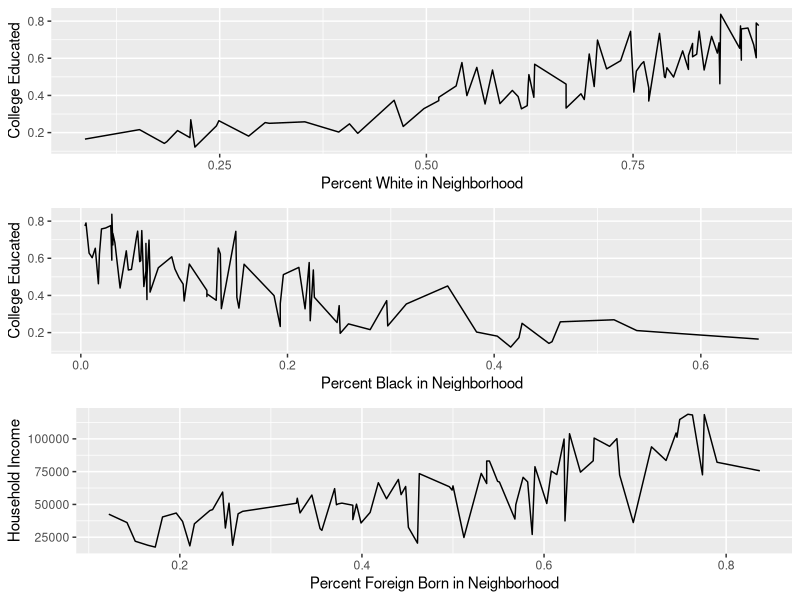
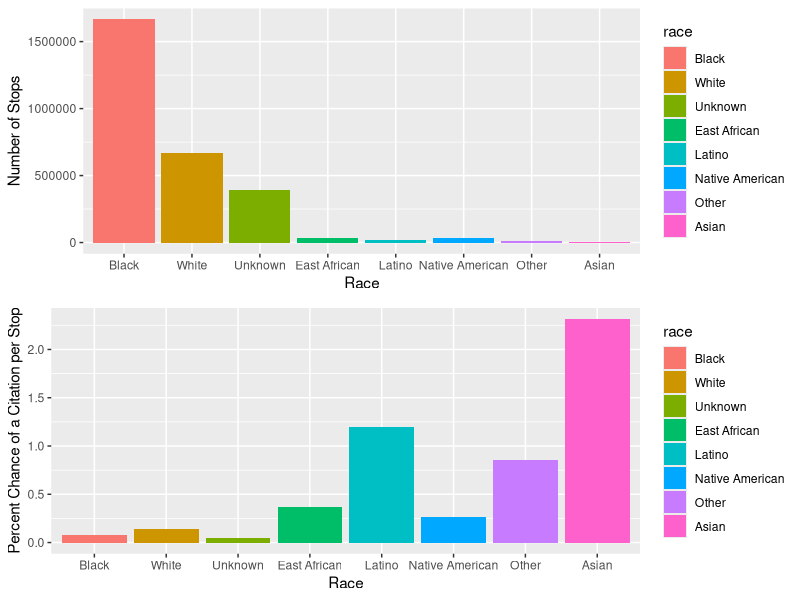
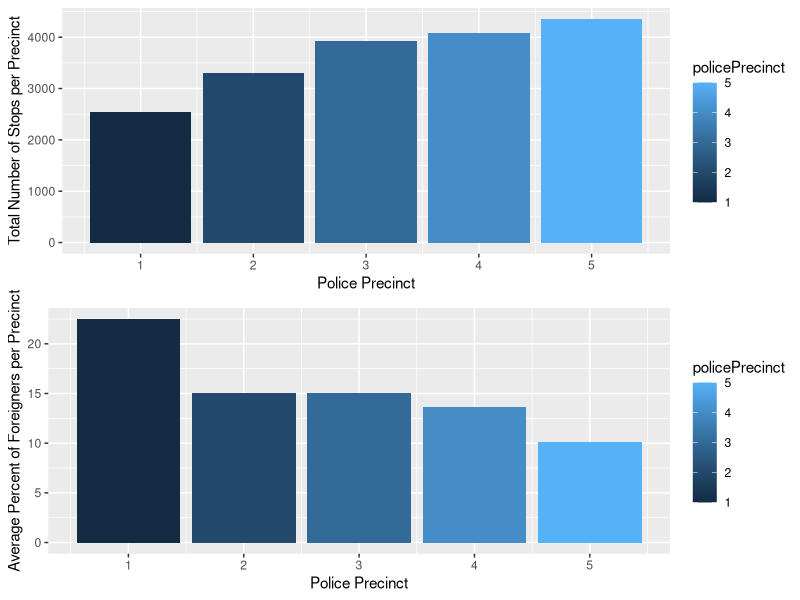
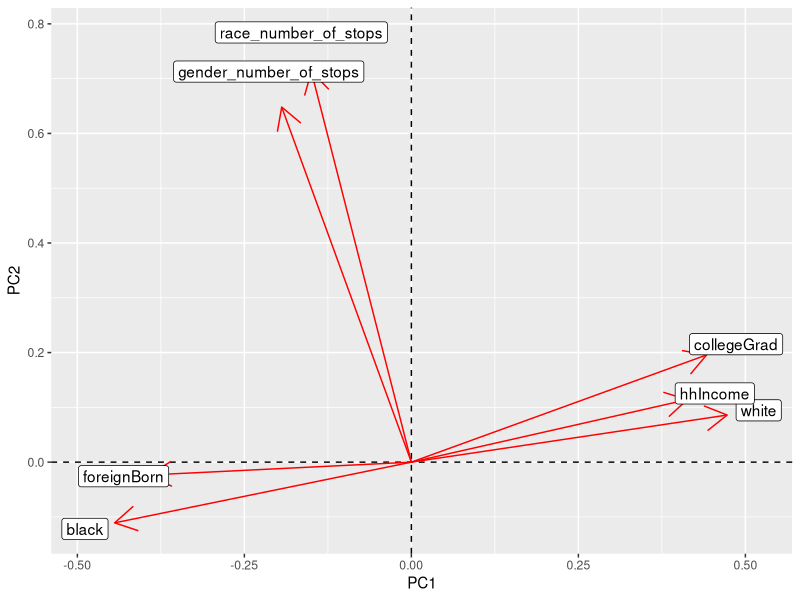

These figures' R source, in order:
## ---- chunk 1
knitr::opts_chunk$set(echo = TRUE)
library(carData)
library(tidyverse)
library(dplyr)
library(ggplot2)
library(gridExtra)

## ---- chunk 2
#Joining dataframes
demo <- as.data.frame(MplsDemo)
stops <- as.data.frame(MplsStops)
stops <- stops %>% pivot_wider(names_from=problem, values_from=preRace)
stops <- stops %>% pivot_longer(cols=c('suspicious', 'traffic'), names_to='problem', values_to='preRace')
fulldata <- right_join(demo, stops) %>% na.omit(col=personSearch)
diff_neighborhoods <- anti_join(demo, stops)

#Adding variables in the joined dataframe
fulldata <- fulldata %>% mutate(white_pop=white*population, black_pop=black*population, foreign_pop=foreignBorn*population, in_poverty=poverty*population, college_educated=collegeGrad*population)
fulldata <- fulldata %>% group_by(neighborhood, race) %>% mutate(race_number_of_stops=n())
fulldata <- fulldata %>% group_by(neighborhood, gender) %>% mutate(gender_number_of_stops=n())
## ---- chunk 3
#Shows number of arrests by race
race_stops <- fulldata %>% group_by(race) %>% summarize(sum_stops=sum(race_number_of_stops)) %>% arrange(sum_stops)
glimpse(race_stops)
## ---- chunk 4
#Shows number of arrests by gender
gender_stops <- fulldata %>% group_by(gender) %>% summarize(sum_stops=sum(gender_number_of_stops))
glimpse(gender_stops)
## ---- chunk 5
#Shows number of arrests by gender
gender_stops <- fulldata %>% group_by(gender) %>% summarize(sum_stops=sum(gender_number_of_stops))
glimpse(gender_stops)
## ---- chunk 6
#Number of stops by neighborhood
fulldata %>% select(race, neighborhood, race_number_of_stops) %>% group_by(neighborhood) %>% summarize(sum_stops=sum(race_number_of_stops)) %>% arrange(desc(sum_stops))
fulldata %>% select(neighborhood, white, black, foreignBorn) %>% subset(select=-gender) %>% unique() %>% arrange(desc(black))
## ---- chunk 7
#Ratio of blacks to whites in each neighborhood
fulldata %>% mutate(bw=black_pop/white_pop) %>% select(neighborhood, bw) %>% subset(select=-gender) %>% unique() %>% arrange(desc(bw))
## ---- chunk 8
#Ratio of non-white neighborhoods
non_white_neigh <- fulldata %>% mutate(ratio=(black_pop+foreign_pop)/white_pop) %>% select(neighborhood, ratio) %>% subset(select=-gender) %>% unique() %>% arrange(desc(ratio))
glimpse(non_white_neigh)
## ---- chunk 9
#Number of citations by race
race_cites <- fulldata %>% select(race, citationIssued) %>% filter(citationIssued=='YES') %>% group_by(race) %>% summarise(sum_cites=n())
glimpse(race_cites)
## ---- chunk 10
#Gives ratio of citations per stop by each race
race_cites_per_stop <- full_join(race_stops, race_cites) %>% mutate(perc_of_cites=100*(sum_cites/sum_stops))
glimpse(race_cites_per_stop)
## ---- chunk 11
#Gives ratio of citations per stop by gender
gender_cites <- fulldata %>% select(gender, citationIssued) %>% filter(citationIssued=='YES') %>% group_by(gender) %>% summarise(sum_cites=n())
full_join(gender_stops, gender_cites) %>% mutate(perc_of_cites=100*(sum_cites/sum_stops))
## ---- chunk 12
#College educated in each neighborhood - 7 out of the top 10 non-white neighborhoods are the least college educated in Minneapolis
college_edu <- fulldata %>% select(neighborhood, collegeGrad) %>% subset(select=-gender) %>% unique() %>% arrange(collegeGrad)
glimpse(college_edu)
## ---- chunk 13
#Summary stats for each race
race_stops_summary <- fulldata %>% group_by(race) %>% summarize(mean_stops=mean(race_number_of_stops), sd_stops=sd(race_number_of_stops), var_stops=var(race_number_of_stops)) %>% arrange(mean_stops)
glimpse(race_stops_summary)
quantile(fulldata$race_number_of_stops)
min(fulldata$race_number_of_stops)
max(fulldata$race_number_of_stops)
## ---- chunk 14
#Summary statistice for each gender
gender_stops_summary <- fulldata %>% group_by(gender) %>% summarize(mean_stops=mean(gender_number_of_stops), sd_stops=sd(gender_number_of_stops), var_stops=var(gender_number_of_stops)) %>% arrange(mean_stops)
glimpse(gender_stops_summary)
quantile(fulldata$gender_number_of_stops)
min(fulldata$gender_number_of_stops)
max(fulldata$gender_number_of_stops)
## ---- chunk 15
#Number of stops per precinct
pol_prec_demo <- fulldata %>% select(policePrecinct, white, black, foreignBorn) %>% subset(select=-c(neighborhood, gender)) %>% unique() %>% mutate(perc_foreign=100*foreignBorn)
nstops_precinct <- fulldata %>% group_by(policePrecinct) %>% summarize(sum_stops=n())
avg_foreign_born <- pol_prec_demo %>% group_by(policePrecinct) %>% summarize(mean_foreign=mean(foreignBorn))
full_join(avg_foreign_born, nstops_precinct) %>% arrange(mean_foreign)
## ---- chunk 16
#Create graphs
#College educated by race
white_college <- fulldata %>% ggplot(aes(x=white, y=collegeGrad)) + geom_line(stat='identity') + ylab('College Educated') + xlab('Percent White in Neighborhood')
black_college <- fulldata %>% ggplot(aes(x=black, y=collegeGrad)) + geom_line(stat='identity') + ylab('College Educated') + xlab('Percent Black in Neighborhood')
college_income <- fulldata %>% ggplot(aes(x=collegeGrad, y=hhIncome)) + geom_line(stat='identity') + ylab('Household Income') + xlab('Percent Foreign Born in Neighborhood')
grid.arrange(white_college, black_college, college_income)
## ---- chunk 17
#Number of stops by race
nstops_bar <- race_stops %>% ggplot(aes(x=race, y=sum_stops, fill=race)) + geom_bar(stat='identity') + xlab('Race') + ylab('Number of Stops')
ncites_bar <- race_cites_per_stop %>% ggplot(aes(x=race, y=perc_of_cites, fill=race)) + geom_bar(stat='identity') + xlab('Race') + ylab('Percent Chance of a Citation per Stop')
grid.arrange(nstops_bar, ncites_bar)
## ---- chunk 18
#Relationship between foreign born and number of stops per precinct
foreign_stops_bar <- pol_prec_demo %>% ggplot(aes(x=policePrecinct, y=perc_foreign, fill=policePrecinct)) + geom_bar(stat='summary', fun.y='mean') + xlab('Police Precinct') + ylab('Average Percent of Foreigners per Precinct')
precinct_nstops <- nstops_precinct %>% ggplot(aes(x=policePrecinct, y=sum_stops, fill=policePrecinct)) + geom_bar(stat='identity') + xlab('Police Precinct') + ylab('Total Number of Stops per Precinct')
grid.arrange(precinct_nstops, foreign_stops_bar)
## ---- chunk 19
#PCA
#A variable is created to view the correlation matrix of the numeric variables
full <- fulldata %>% select(white, black, foreignBorn, hhIncome, race_number_of_stops, collegeGrad, gender_number_of_stops) %>% subset(select=-c(neighborhood, gender)) %>% unique()
cor_mat <- full %>% cor()
cor_mat
#A variable is created to be used for principle component analysis as rotations are given by using the function, prcomp()
full_pca <- fulldata %>% select(white, black, foreignBorn, hhIncome, race_number_of_stops, collegeGrad, gender_number_of_stops) %>% subset(select=-c(neighborhood, gender)) %>% unique() %>% scale() %>% prcomp()
#These were to show the statistics of the principal component analysis before plotting
full_pca$rotation
full_pca %>% summary()
cor_mat %>% eigen()

#This is the plot after pca has been conducted
full_pca$rotation[,1:2]%>%as.data.frame%>%rownames_to_column%>%
  ggplot()+geom_hline(aes(yintercept=0),lty=2)+
  geom_vline(aes(xintercept=0),lty=2)+ylab("PC2")+xlab("PC1")+
  geom_segment(aes(x=0,y=0,xend=PC1,yend=PC2),arrow=arrow(),col="red")+
  geom_label(aes(x=PC1*1.1,y=PC2*1.1,label=rowname))
